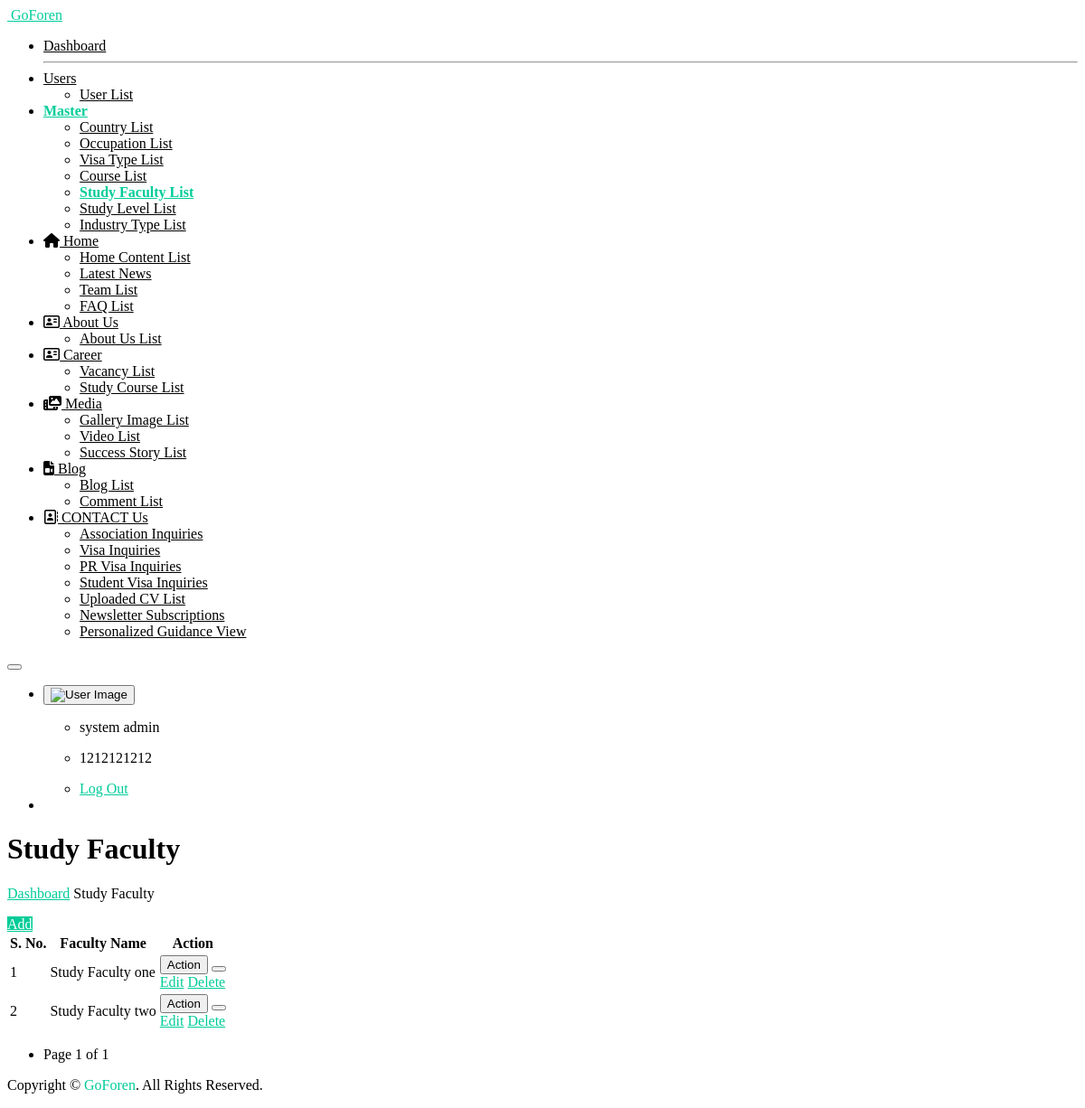
The app's page /study_course/ (signed in) with its own data.
### myapp/models.py (models this page shows, shortened)
class tbl_course_name(models.Model):
    course_name = models.CharField(max_length=150, null=True)
    created_at = models.DateTimeField(auto_now_add=True)
    updated_at = models.DateTimeField(auto_now=True)
    class Meta:
        db_table = 'tbl_course_name'

### myapp/views.py (the view)
    def wrapper(request, *args, **kwargs):
        if 'user_id' not in request.session:
            return redirect('open_sign_in_page')
        return view_func(request, *args, **kwargs)

### myapp/views.py (called while the page is built)
def login_required_custom(view_func):
    def wrapper(request, *args, **kwargs):
        if 'user_id' not in request.session:
            return redirect('open_sign_in_page')
        return view_func(request, *args, **kwargs)
    return wrapper

@login_required_custom
def study_course(request):
    course_queryset = tbl_course_name.objects.all()
    paginator = Paginator(course_queryset, 10)  # Show 10 users per page
    page_number = request.GET.get('page')
    page_obj = paginator.get_page(page_number)
    add_success = request.session.pop("add_success", None)
    update_success = request.session.pop("update_success", None)
    delete_success = request.session.pop("delete_success", None)
    context = {
        "add_success": add_success,
        "update_success": update_success,
        "delete_success": delete_success,
        "record_name": "Study Faculty",
        "data": page_obj.object_list,
        "page_obj": page_obj,
    }
    return render(request, "study_course.html", context)

### templates/study_course.html (shortened to what this page needs)
{% extends "base.html" %}
{% load static %}
{% block start %}
<div class="ec-content-wrapper">
    <div class="content">
        <div class="breadcrumb-wrapper d-flex align-items-center justify-content-between">
            <div>
                <h1>Study Faculty</h1>
                <p class="breadcrumbs"><span><a href="{% url 'dashboard_view' %}">Dashboard</a></span>
                    <span></span>Study Faculty
                </p>
            </div>
            <div>
                <a href="{% url 'add_study_course' %}" class="btn btn-primary">Add</a>
            </div>
        </div>
        <div class="row">
            <div class="col-12">
                <div class="card card-default">
                    <div class="card-body">
                        <div class="table-responsive">
                            <table id="responsive-data-table" class="table">
                                <thead>
                                    <tr>
                                        <th>S. No.</th>
                                        <th>Faculty Name</th>
                                        <th>Action</th>
                                    </tr>
                                </thead>
                                <tbody>
                                    {% for i in data %}
                                    <tr>
                                        <td>{{forloop.counter}}</td>
                                        <td>{{i.course_name}}</td>
                                        <td>
                                            <div class="btn-group mb-1">
                                                <button type="button" class="btn btn-outline-success">Action</button>
                                                <button type="button"
                                                    class="btn btn-outline-success dropdown-toggle dropdown-toggle-split"
                                                    data-bs-toggle="dropdown" aria-haspopup="true" aria-expanded="false"
                                                    data-display="static">
                                                </button>
                                                <div class="dropdown-menu">
                                                    <a class="dropdown-item"
                                                        href="{% url 'edit_study_course' i.id %}">Edit</a>
                                                    <a href="javascript:void(0);" class="dropdown-item delete-btn"
                                                        data-url="{% url 'delete_study_course' i.id %}">Delete</a>
                                                </div>
                                            </div>
                                        </td>
                                    </tr>
                                    {% endfor %}
                                </tbody>
                            </table>
                            <div class="pagination justify-content-center mt-3"
                                style="justify-content: left !important;">
                                <nav>
                                    <ul class="pagination">
                                        <li class="page-item disabled">
                                            <span class="page-link">
                                                Page {{ page_obj.number }} of {{ page_obj.paginator.num_pages }}
                                            </span>
                                        </li>
                                    </ul>
                                </nav>
                            </div>
                        </div>
                    </div>
                </div>
            </div>
        </div>
    </div>
</div>
{% endblock %}

### templates/study_course.html (style rules this page uses)
a { color: #00cc99; }
.btn.btn-primary { color: #ffffff; background-color: #00cc99; border-color: #00cc99; }

### records on screen
tbl_course_name: course_name "Study Faculty one"
tbl_course_name: course_name "Study Faculty two"

### other values on screen
{{ request.session.session_username }} "system admin"
{{ request.session.session_mobile }} "1212121212"
{{ page_obj.number }} "1"
{{ page_obj.paginator.num_pages }} "1"
